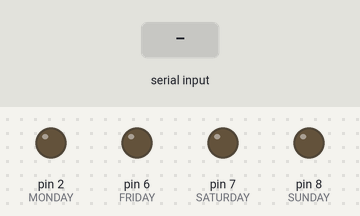
The sketch below on a simulated Arduino Uno, built with avr-gcc and run on an emulated ATmega328P. Shown: output pins drawn as LEDs (lit = HIGH). The test bench sets the inputs (shaded band).

Above: at 1.2 s.
1.3 s: "0" received over the second serial link
At 1.7 s:
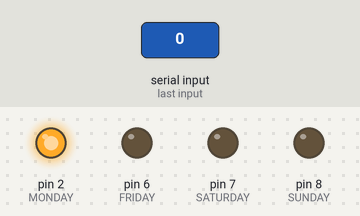
2.8 s: "4" received over the second serial link
At 4.0 s:
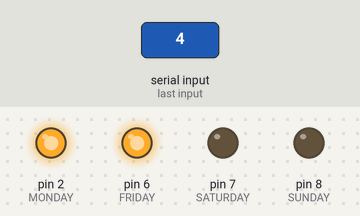
4.3 s: "5" received over the second serial link
At 5.3 s:
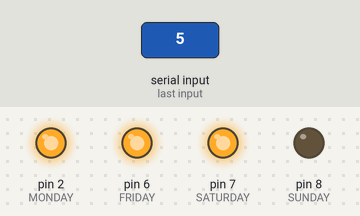
5.8 s: "6" received over the second serial link
At 6.3 s:
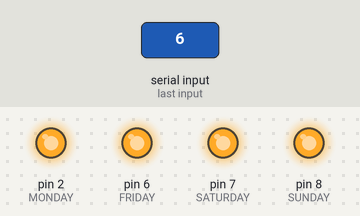
7.3 s: "0" received over the second serial link
At 8.5 s:
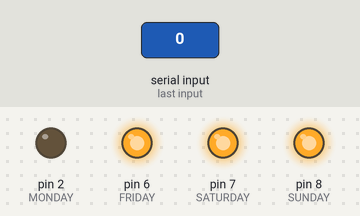
8.8 s: "4" received over the second serial link
At 9.9 s:
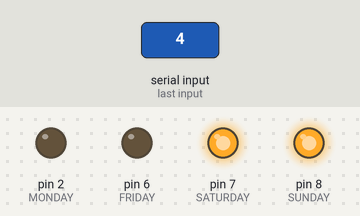
Timing chart, 0 to 11.3 s (numbered marks = the images above; inputs shaded):
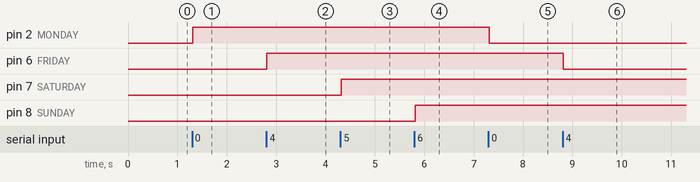

The sketch:

STU1232_Dock_HC05_LED.ino
```cpp
#include <SoftwareSerial.h>

#define MONDAY 2
#define TUESDAY 3
#define WEDNESDAY 4
#define THURSDAY 5
#define FRIDAY 6
#define SATURDAY 7
#define SUNDAY 8

int monBrightness = 0;
int tueBrightness = 0;
int wedBrightness = 0;
int thuBrightness = 0;
int friBrightness = 0;
int satBrightness = 0;
int sunBrightness = 0;

bool mon = false;
bool tue = false;
bool wed = false;
bool thu = false;
bool fri = false;
bool sat = false;
bool sun = false;

SoftwareSerial BTS(10, 11); // RX | TX
char c;//for incoming signal

void setup()
{
  Serial.begin(9600);
  BTS.begin(9600);  // HC-05 FC-114 default speed in AT command more

  //LED part
  pinMode(MONDAY, OUTPUT);
  pinMode(TUESDAY, OUTPUT);
  pinMode(WEDNESDAY, OUTPUT);
  pinMode(THURSDAY, OUTPUT);
  pinMode(FRIDAY, OUTPUT);
  pinMode(SATURDAY, OUTPUT);
  pinMode(SUNDAY, OUTPUT);
}

void loop()
{

 analogWrite(MONDAY, monBrightness);
 analogWrite(TUESDAY, tueBrightness);
 analogWrite(WEDNESDAY, wedBrightness);
 analogWrite(THURSDAY, thuBrightness);
 analogWrite(FRIDAY, friBrightness);
 analogWrite(SATURDAY, satBrightness);
 analogWrite(SUNDAY, sunBrightness);

  // Read from HC-05 and send it to Arduino Serial Monitor
  //this sends serial signal from PC -> Arduino
  //Going to use this to turn on the LED Lamp
  if (BTS.available()) {
    c = BTS.read();
    //Serial.println(c);
    //Bluetooth.println(c);

    if (c == '0') {
      if(mon == true){
        mon = false;
        monBrightness = 0;
        BTS.println("MONDAY is OFF");
      }else if(mon == false){
        mon = true;
        monBrightness = 255;
        BTS.println("MONDAY is ON");
      }

    }
    if (c == '1') {
      if(tue == true){
        tue = false;
        tueBrightness = 0;
        BTS.println("TUESDAY is OFF");
      }else if(tue == false){
        tue = true;
        tueBrightness = 255;
        BTS.println("TUESDAY is ON");
      }
    }
    if (c == '2') {
      if(wed == true){
        wed = false;
        wedBrightness = 0;
        BTS.println("WEDNESDAY is OFF");
      }else if(wed == false){
        wed = true;
        wedBrightness = 255;
        BTS.println("WEDNESDAY is ON");
      }
    }
    if (c == '3') {
      if(thu== true){
        thu = false;
        thuBrightness = 0;
        BTS.println("THURSDAY is OFF");
      }else if(thu == false){
        thu = true;
        thuBrightness = 255;
        BTS.println("THURSDAY is ON");
      }
    }
    if (c == '4') {
      if(fri== true){
        fri = false;
        friBrightness = 0;
        BTS.println("FRIDAY is OFF");
      }else if(fri == false){
        fri = true;
        friBrightness = 255;
        BTS.println("FRIDAY is ON");
      }
    }
    if (c == '5') {
      if(sat== true){
        sat = false;
        satBrightness = 0;
        BTS.println("SATURDAY is OFF");
      }else if(sat == false){
        sat = true;
        satBrightness = 255;
        BTS.println("SATURDAY is ON");
      }
    }
    if (c == '6') {
      if(sun== true){
        sun = false;
        sunBrightness = 0;
        BTS.println("SUNDAY is OFF");
      }else if(sun == false){
        sun = true;
        sunBrightness = 255;
        BTS.println("SUNDAY is ON");
      }
    }
  }
  /*
  if (BTS.available())
  {
    Serial.write(BTS.read());
  }

  // Read from Arduino Serial Monitor and send to HC-05
  if (Serial.available())
    BTS.write(Serial.read());
    */

}
```

Measured:
- after the input at 1.3 s, pin 2 (MONDAY): LOW → HIGH at once
- after the input at 2.8 s, pin 6 (FRIDAY): LOW → HIGH at once
- after the input at 4.3 s, pin 7 (SATURDAY): LOW → HIGH at once
- after the input at 5.8 s, pin 8 (SUNDAY): LOW → HIGH at once
- after the input at 7.3 s, pin 2 (MONDAY): HIGH → LOW at once
- after the input at 8.8 s, pin 6 (FRIDAY): HIGH → LOW at once
